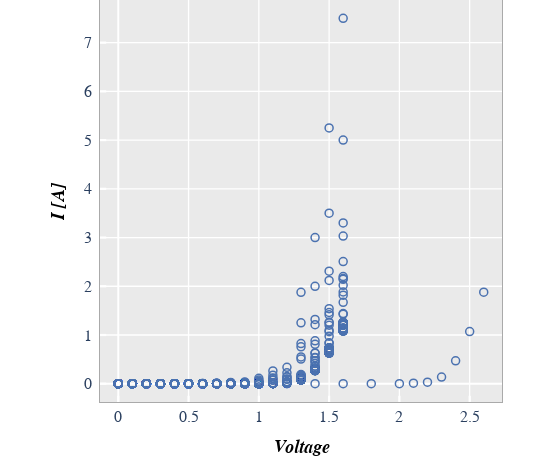

The notebook cell saved with this chart:
### Markdown cell above
* size
* returns image with show = True
* title in wrong place

### Code cell
fcp.plot(df, x='Voltage', y='I [A]', lines=False, ws_fig_ax=0, ax_size=[400, 400])#, title='IV Data')

### Figure 1 — Plotly figure (JSON) as saved in the notebook; plotly's stock layout.template omitted (floating-point values rounded to 4 significant figures; data arrays with more than 128 entries replaced by an {"elided": "..."} marker saying what was removed)
{"data": [{"line": {"width": 1.2}, "marker": {"color": "#4b72b0", "line": {"color": "#4b72b0", "width": 1.5}, "size": 8, "symbol": "circle-open"}, "mode": "markers", "showlegend": true, "type": "scatter", "x": {"elided": "1836 float values"}, "xaxis": "x", "y": {"elided": "1836 float values"}, "yaxis": "y"}], "layout": {"autosize": false, "height": 471, "margin": {"b": 69, "l": 100, "r": 35, "t": 0}, "modebar": {"orientation": "v"}, "paper_bgcolor": "#ffffff", "plot_bgcolor": "#eaeaea", "showlegend": false, "title": {"x": 0.5633, "y": 0.9745}, "width": 537, "xaxis": {"anchor": "y", "domain": [0, 1], "gridcolor": "#ffffff", "griddash": "solid", "gridwidth": 1.3, "linecolor": "#aaaaaa", "linewidth": 1, "mirror": true, "range": [-0.13, 2.73], "showline": true, "showticklabels": true, "tickcolor": "#ffffff", "tickfont": {"family": "sans-serif", "size": 16}, "ticklen": 6.2, "ticks": "inside", "tickwidth": 2.2, "title": {"font": {"color": "#000000", "family": "sans-serif", "size": 18}, "standoff": 15, "text": "<i><b>Voltage</b></i>"}, "type": "linear"}, "yaxis": {"anchor": "x", "domain": [0, 1], "gridcolor": "#ffffff", "griddash": "solid", "gridwidth": 1.3, "linecolor": "#aaaaaa", "linewidth": 1, "mirror": true, "range": [-0.375, 7.875], "showline": true, "showticklabels": true, "tickcolor": "#ffffff", "tickfont": {"family": "sans-serif", "size": 16}, "ticklen": 6.2, "ticks": "inside", "ticksuffix": " ", "tickwidth": 2.2, "title": {"font": {"color": "#000000", "family": "sans-serif", "size": 18}, "standoff": 15, "text": "<i><b>I [A]</b></i>"}, "type": "linear"}}}
